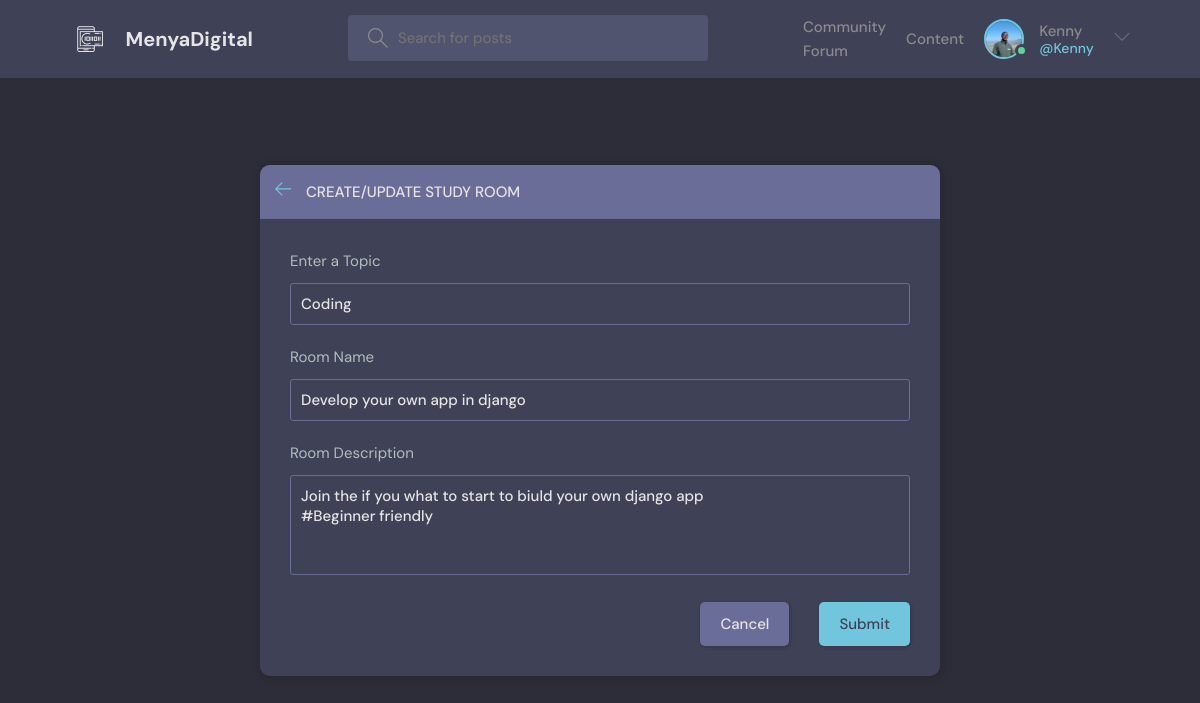
The page /update-room/3/ (signed in) on the database its author committed.
### menyaApp/models.py (models this page shows, shortened)
class User(AbstractUser):
    username = models.CharField(max_length=150, unique=True, null=True, blank=True)
    name = models.CharField(max_length=200, null=True)
    email = models.EmailField(unique=True, null=True)
    bio = models.TextField(null=True)
    avatar = models.ImageField(null=True, default="avatar.svg")
    USERNAME_FIELD = "email"
    REQUIRED_FIELDS = ["username"]

class Room(models.Model):
    host = models.ForeignKey(User, on_delete=models.SET_NULL, null=True)
    topic = models.ForeignKey(Topic, on_delete=models.SET_NULL, null=True)
    name = models.CharField(max_length=200)
    description = models.TextField(null=True, blank=True)
    participants = models.ManyToManyField(User, related_name="participants", blank=True)
    updated = models.DateTimeField(auto_now=True)
    created = models.DateTimeField(auto_now_add=True)
    class Meta:
        ordering = ["-updated", "-created"]

class Topic(models.Model):
    name = models.CharField(max_length=200)

### menyaApp/views.py (the view, shortened to what this page needs)
# urls.py: path("update-room/<str:pk>/", views.updateRoom, name="update-room"),
@login_required(login_url="login")
def updateRoom(request, pk):
    room = Room.objects.get(id=pk)
    form = RoomForm(instance=room)
    topics = Topic.objects.all()
    if request.user != room.host:
        return HttpResponse("Your are not allowed here!!")
    context = {"form": form, "topics": topics, "room": room}
    return render(request, "base/room_form.html", context)

### menyaApp/forms.py
class RoomForm(ModelForm):
    class Meta:
        model = Room
        fields = "__all__"
        exclude = ["host", "participants"]

### menyaApp/templates/base/room_form.html (shortened to what this page needs)
{% extends 'main.html' %} {% block content %}
<main class="create-room layout">
  <div class="container">
    <div class="layout__box">
      <div class="layout__boxHeader">
        <div class="layout__boxTitle">
          <a href="{{request.META.HTTP_REFERER}}">
            <svg
              version="1.1"
              xmlns="http://www.w3.org/2000/svg"
              width="32"
              height="32"
              viewBox="0 0 32 32"
            >
              <title>arrow-left</title>
              <path
                d="M13.723 2.286l-13.723 13.714 13.719 13.714 1.616-1.611-10.96-10.96h27.625v-2.286h-27.625l10.965-10.965-1.616-1.607z"
              ></path>
            </svg>
          </a>
          <h3>Create/Update Study Room</h3>
        </div>
      </div>
      <div class="layout__body">
        <form class="form" action="" method="POST">
          <div class="form__group">
            <label for="room_topic">Enter a Topic</label>
            <input
              required
              type="text"
              value="{{room.topic.name}}"
              name="topic"
              list="topic-list"
            />
          </div>
          <div class="form__group">
            <label for="room_name">Room Name</label>
            {{form.name}}
          </div>
          <div class="form__group">
            <label for="room_description">Room Description</label>
            {{form.description}}
          </div>
          <div class="form__action">
            <a class="btn btn--dark" href="{{request.META.HTTP_REFERER}}"
              >Cancel</a
            >
            <button class="btn btn--main" type="submit">Submit</button>
          </div>
        </form>
      </div>
    </div>
  </div>
</main>
{% endblock content %}

### templates/navbar.html (shortened to what this page needs)
{% load static %}
<header class="header header--loggedIn">
  <div class="container">
    <a href="{% url 'home' %}" class="header__logo">
      <img src="{% static 'images/logo1.png' %}" />
      <h1>MenyaDigital</h1>
    </a>
    <form class="header__search" method="GET" action="{% url 'home' %}">
      <label>
        <input name="q" placeholder="Search for posts" />
      </label>
    </form>
    <nav class="header__menu">
      <a href="{% url 'home' %}">Community Forum</a>
      <a href="{% url 'video_post_list' %}">Content</a>
      {% if request.user.is_authenticated %}
      <div class="header__user">
        <a href="{% url 'update-user' %}">
          <div class="avatar avatar--medium active">
            <img src="{{request.user.avatar.url}}" />
          </div>
          <p>
            {{request.user.username}} <span>@{{request.user.username}}</span>
          </p>
        </a>
        <button class="dropdown-button">
          <svg
            version="1.1"
            xmlns="http://www.w3.org/2000/svg"
            width="32"
            height="32"
            viewBox="0 0 32 32"
          >
            <title>chevron-down</title>
            <path d="M16 21l-13-13h-3l16 16 16-16h-3l-13 13z"></path>
          </svg>
        </button>
      </div>
      {% else %}
      <a href="{% url 'login' %}">
        <img src="{% static 'images/avatar.svg' %}" />
        <p>Login</p>
      </a>
      {% endif %}
    </nav>
  </div>
</header>

### rows shown on the page
User: user.avatar (picture), user.username "Kenny"
Room: topic "Coding", name "Develop your own app in django", description "Join the if you what to start to biuld your own django app #Beginner friendly"
